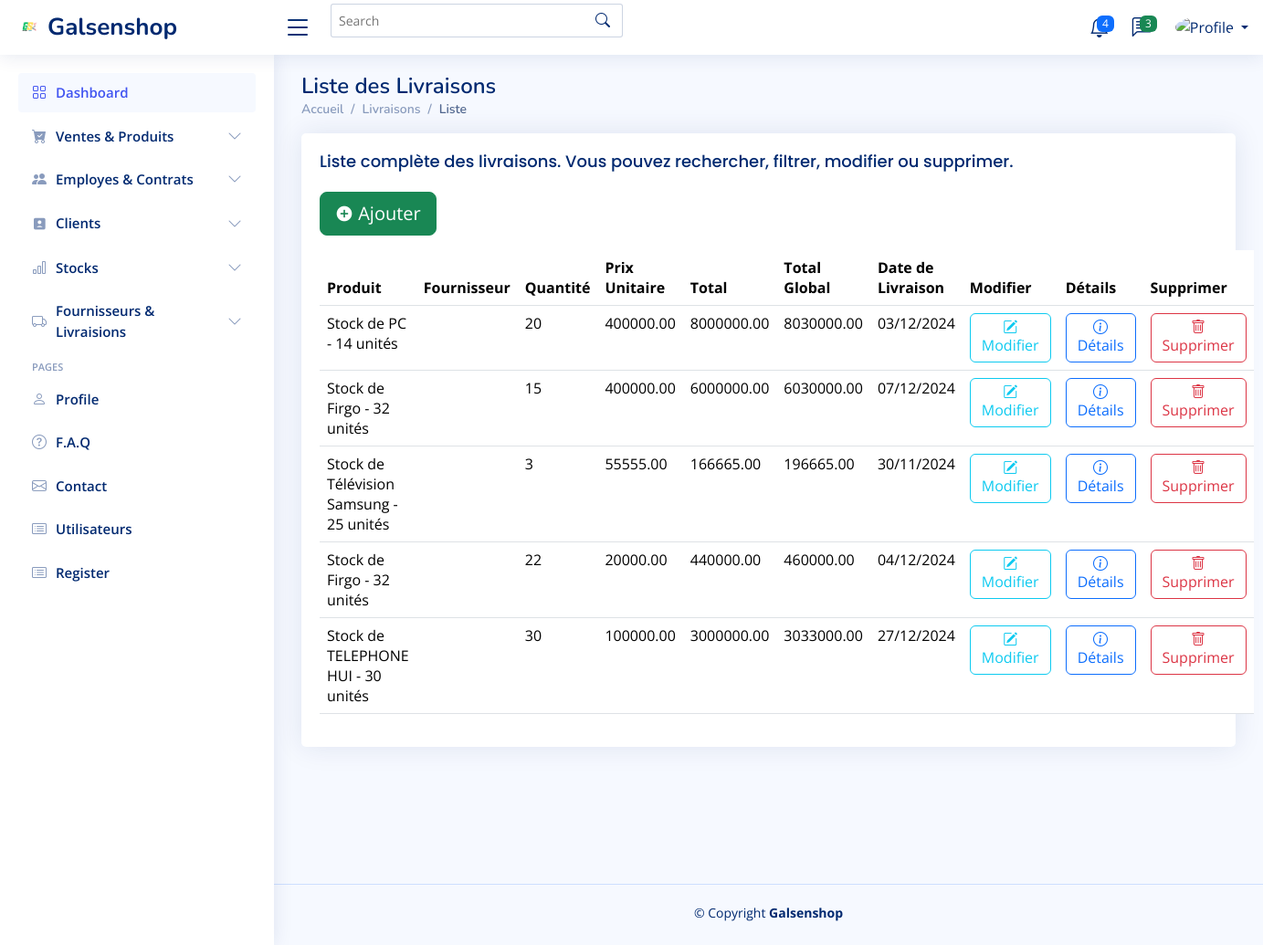
The app's page /livraisons/ with its own data.
### application/models.py (models this page shows, shortened)
class Livraison(models.Model):
    produit = models.ForeignKey(CommandeApprovisionnement, on_delete=models.CASCADE, related_name='livraisons_produit')
    prix_unitaire = models.DecimalField(max_digits=10, decimal_places=2, verbose_name="Prix Unitaire")
    quantite_commande = models.PositiveIntegerField(verbose_name="Quantité Commandée")
    moyen_transport = models.CharField(max_length=100, verbose_name="Moyen de Transport")
    prix_transport = models.DecimalField(max_digits=10, decimal_places=2, verbose_name="Prix du Transport")
    date_livraison = models.DateField(verbose_name="Date de Livraison")
    total = models.DecimalField(max_digits=10, decimal_places=2, verbose_name="Total", default=0)
    total_global = models.DecimalField(max_digits=10, decimal_places=2, verbose_name="Total Global", default=0)
    difference_jours = models.IntegerField(verbose_name="Différence en jours", default=0)

class CommandeApprovisionnement(models.Model):
    produit = models.ForeignKey(Stock, related_name='commandes', on_delete=models.CASCADE)
    fournisseur = models.ForeignKey(Fournisseur, on_delete=models.CASCADE, related_name="commandes")
    date_commande = models.DateField(verbose_name="Date de Commande",null=False,  # Si vous souhaitez qu'il reste obligatoire
        blank=False,  # Empêche les champs vides dans les formulaires
        default=datetime.date.today  # Fournit une valeur par défaut (optionnel)
    )
    quantite = models.PositiveIntegerField()
    statut = models.CharField(max_length=50, choices=[('en_cours', 'En Cours'), ('livree', 'Livrée')], default='en_cours')
    commentaire = models.TextField(blank=True, null=True)

class Stock(models.Model):
    STATUT_CHOICES = [
        ('en_stock', 'En stock'),
        ('rupture', 'Rupture'),
        ('en_approvisionnement', 'En approvisionnement'),
        ('reserve', 'Réservé'),
    ]
    EMPLACEMENT_CHOICES = [
        ('entrepot_1', 'Entrepôt 1'),
        ('entrepot_2', 'Entrepôt 2'),
        ('magasin', 'Magasin'),
        ('reserve', 'Réserve'),
        ('autre', 'Autre'),
    ]
    produit = models.OneToOneField(Produit, on_delete=models.CASCADE, related_name='stock')
    emplacement = models.CharField(max_length=50, choices=EMPLACEMENT_CHOICES, default='entrepot_1')
    quantite = models.PositiveIntegerField(default=0)
    statut = models.CharField(max_length=20, choices=STATUT_CHOICES, default='en_stock')  # Statut du stock
    date_ajout = models.DateTimeField(auto_now_add=True)
    def __str__(self):
        return f"Stock de {self.produit.nom} - {self.quantite} unités"

class Produit(models.Model):
    nom = models.CharField(max_length=100)
    description = models.TextField(blank=True, null=True)
    prix = models.DecimalField(max_digits=10, decimal_places=2)
    categorie = models.ForeignKey('Categorie', on_delete=models.CASCADE, related_name='produits')
    actif = models.BooleanField(choices=[(True, 'Disponible'), (False, 'Indisponible')], default=False)
    image = models.ImageField(upload_to='produits/', blank=True, null=True)

### application/views.py (the view)
# urls.py: path('livraisons/', views.liste_livraisons, name='liste_livraisons'),  # Liste des livraisons
def liste_livraisons(request):
    livraisons = Livraison.objects.all()
    return render(request, 'livraisons/liste_livraisons.html', {'livraisons': livraisons})

### templates/livraisons/liste_livraisons.html (shortened to what this page needs)
{% extends "base.html" %} {% load static %} {% block content %}
<main id="main" class="main">
  <div class="pagetitle">
    <h1>Liste des Livraisons</h1>
    <nav>
      <ol class="breadcrumb">
        <li class="breadcrumb-item"><a href="index.html">Accueil</a></li>
        <li class="breadcrumb-item">Livraisons</li>
        <li class="breadcrumb-item active">Liste</li>
      </ol>
    </nav>
  </div>
  <section class="section">
    <div class="row">
      <div class="col-lg-12">
        <div class="card">
          <div class="card-body">
            <h5 class="card-title">
              Liste complète des livraisons. Vous pouvez rechercher, filtrer,
              modifier ou supprimer.
            </h5>
            <p>
              <button
                type="button"
                class="btn btn-success btn-lg"
                onclick="window.location.href='{% url 'enregistrer_livraison' %}'"
              >
                <i class="ri-add-circle-fill"></i> Ajouter
              </button>
            </p>
            <table class="table datatable">
              <thead>
                <tr>
                  <th>Produit</th>
                  <th>Fournisseur</th>
                  <th>Quantité</th>
                  <th>Prix Unitaire</th>
                  <th>Total</th>
                  <th>Total Global</th>
                  <th>Date de Livraison</th>
                  <th>Modifier</th>
                  <th>Détails</th>
                  <th>Supprimer</th>
                </tr>
              </thead>
              <tbody>
                {% for livraison in livraisons %}
                <tr>
                  <td>{{ livraison.produit.produit }}</td>
                  <td>{{ livraison.fournisseur.nom }}</td>
                  <td>{{ livraison.quantite_commande }}</td>
                  <td>{{ livraison.prix_unitaire }}</td>
                  <td>{{ livraison.total }}</td>
                  <td>{{ livraison.total_global }}</td>
                  <td>{{ livraison.date_livraison|date:"d/m/Y" }}</td>
                  <td>
                    <a
                      class="btn btn-outline-info"
                      href="{% url 'modifier_livraison' livraison.id %}"
                    >
                      <i class="bi bi-pencil-square"></i> Modifier
                    </a>
                  </td>
                  <td>
                    <a
                      class="btn btn-outline-primary"
                      href="{% url 'details_livraison' livraison.id %}"
                    >
                      <i class="bi bi-info-circle"></i> Détails
                    </a>
                  </td>
                  <td>
                    <a
                      href="#"
                      class="btn btn-outline-danger"
                      data-bs-toggle="modal"
                      data-bs-target="#deleteModal{{ livraison.id }}"
                    >
                      <i class="bi bi-trash"></i> Supprimer
                    </a>
                  </td>
                </tr>
                {% endfor %}
              </tbody>
            </table>
          </div>
        </div>
      </div>
    </div>
  </section>
</main>
{% endblock %}

### static/assets/css/style.css (style rules this page uses)
:root { scroll-behavior: smooth; }
body { font-family: "Open Sans", sans-serif; background: #f6f9ff; color: #444444; }
a { color: #4154f1; text-decoration: none; }
h1, h2, h3, h4, h5, h6 { font-family: "Nunito", sans-serif; }
#main { margin-top: 60px; padding: 20px 30px; transition: all 0.3s; }
.pagetitle { margin-bottom: 10px; }
.pagetitle h1 { font-size: 24px; margin-bottom: 0; font-weight: 600; color: #012970; }
.card { margin-bottom: 30px; border: none; border-radius: 5px; box-shadow: 0px 0 30px rgba(1, 41, 112, 0.1); }
.card-title { padding: 20px 0 15px 0; font-size: 18px; font-weight: 500; color: #012970; font-family: "Poppins", sans-serif; }
.card-body { padding: 0 20px 20px 20px; }
.breadcrumb { font-size: 14px; font-family: "Nunito", sans-serif; color: #899bbd; font-weight: 600; }
.breadcrumb a { color: #899bbd; transition: 0.3s; }
.breadcrumb .breadcrumb-item::before { color: #899bbd; }
.breadcrumb .active { color: #51678f; font-weight: 600; }
@media (min-width: 1200px) { #main, #footer { margin-left: 300px; } }

### records on screen
Livraison: produit.produit "Stock de PC - 14 unités", quantite_commande "20", prix_unitaire "400000.00", total "8000000.00", total_global "8030000.00", date_livraison "03/12/2024"
Livraison: produit.produit "Stock de Firgo - 32 unités", quantite_commande "15", prix_unitaire "400000.00", total "6000000.00", total_global "6030000.00", date_livraison "07/12/2024"
Livraison: produit.produit "Stock de Télévision Samsung - 25 unités", quantite_commande "3", prix_unitaire "55555.00", total "166665.00", total_global "196665.00", date_livraison "30/11/2024"
Livraison: produit.produit "Stock de Firgo - 32 unités", quantite_commande "22", prix_unitaire "20000.00", total "440000.00", total_global "460000.00", date_livraison "04/12/2024"
Livraison: produit.produit "Stock de TELEPHONE HUI - 30 unités", quantite_commande "30", prix_unitaire "100000.00", total "3000000.00", total_global "3033000.00", date_livraison "27/12/2024"
